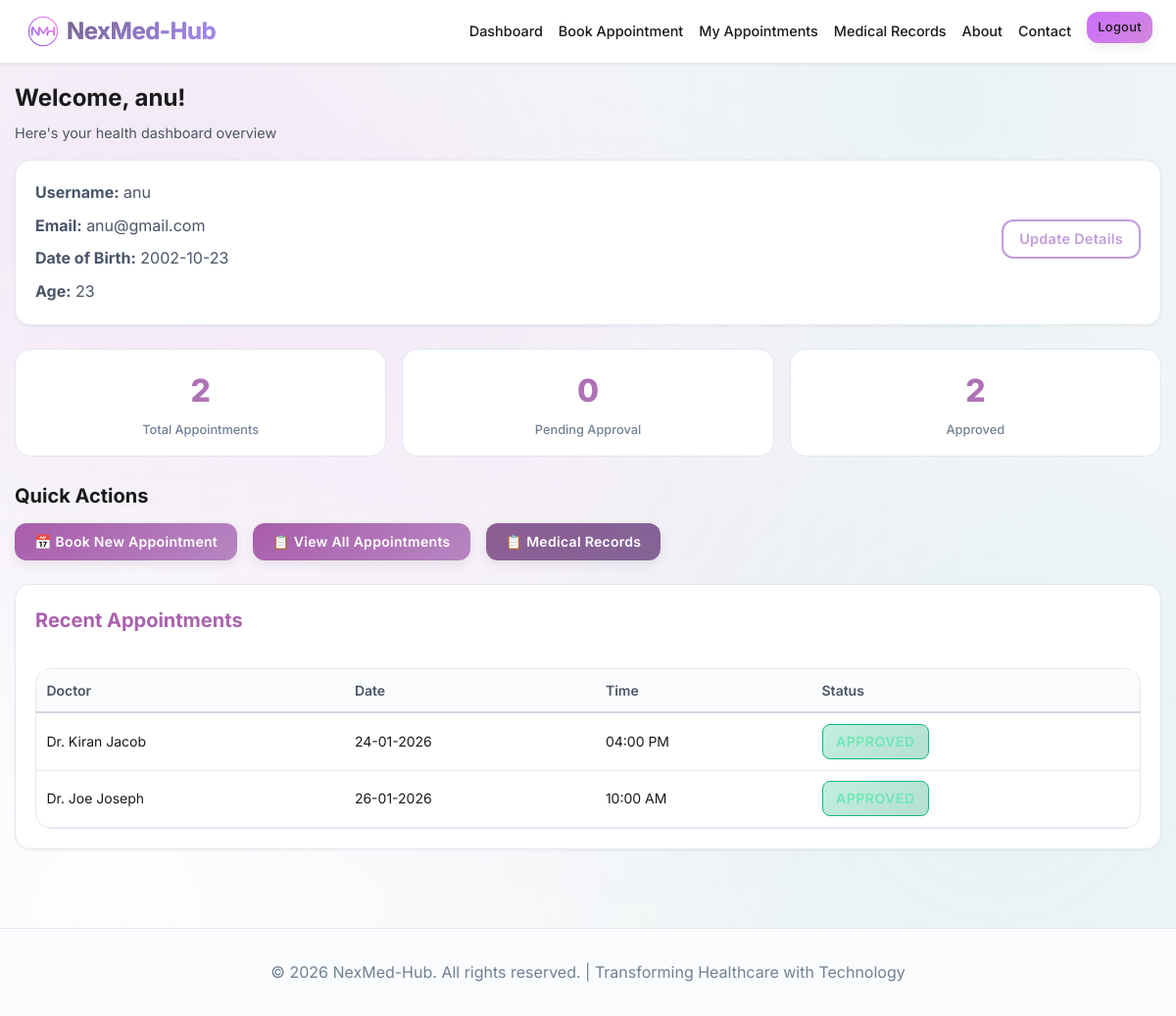
Screenshot of /patient/dashboard (signed in) with the database file from the repository.
### models.py (models this page shows, shortened)
class User(UserMixin, db.Model):
    __tablename__ = 'users'
    id = db.Column(db.Integer, primary_key=True)
    username = db.Column(db.String(80), unique=True, nullable=False)
    email = db.Column(db.String(120), unique=True, nullable=False) # Used for login and communications
    password_hash = db.Column(db.String(255), nullable=False) # Stored securely hashed
    role = db.Column(db.String(20), nullable=False, default='patient')  # Role-based access control: 'patient', 'admin', or 'doctor'
    created_at = db.Column(db.DateTime, default=datetime.utcnow)
    date_of_birth = db.Column(db.Date, nullable=True) # Required for patients
    appointments = db.relationship('Appointment', backref='patient', lazy=True, foreign_keys='Appointment.patient_id')
    patient_records = db.relationship('PatientRecord', backref='patient', lazy=True)
    doctor_profile = db.relationship('Doctor', backref='user', lazy=True, uselist=False)
    @property
    def age(self):
        if not self.date_of_birth:
            return None
        today = datetime.now().date()
        return today.year - self.date_of_birth.year - ((today.month, today.day) < (self.date_of_birth.month, self.date_of_birth.day))

class Appointment(db.Model):
    __tablename__ = 'appointments'
    id = db.Column(db.Integer, primary_key=True)
    patient_id = db.Column(db.Integer, db.ForeignKey('users.id'), nullable=False)
    doctor_id = db.Column(db.Integer, db.ForeignKey('doctors.id'), nullable=False)
    appointment_date = db.Column(db.Date, nullable=False)
    appointment_time = db.Column(db.String(10), nullable=False)  # Format: "09:00 AM"
    status = db.Column(db.String(20), default='pending')  # Status workflow: 'pending' -> 'approved' or 'rejected'
    reason = db.Column(db.Text) # Reason for visit provided by patient
    created_at = db.Column(db.DateTime, default=datetime.utcnow)

class Doctor(db.Model):
    __tablename__ = 'doctors'
    id = db.Column(db.Integer, primary_key=True)
    user_id = db.Column(db.Integer, db.ForeignKey('users.id'), unique=True, nullable=True)  # Link to User for login credentials
    name = db.Column(db.String(100), nullable=False) # Professional name displayed to patients
    specialization = db.Column(db.String(100), nullable=False) # e.g., "Cardiology", "General Physician"
    available_slots_per_day = db.Column(db.Integer, default=10) # Daily appointment capacity
    created_at = db.Column(db.DateTime, default=datetime.utcnow)
    appointments = db.relationship('Appointment', backref='doctor', lazy=True)
    patient_records = db.relationship('PatientRecord', backref='doctor', lazy=True)

### routes/patient.py (the view)
@patient_bp.route('/dashboard')
@patient_required
def dashboard():
    recent_appointments = Appointment.query.filter_by(patient_id=current_user.id)\
        .order_by(Appointment.created_at.desc()).limit(5).all()
    total_appointments = Appointment.query.filter_by(patient_id=current_user.id).count()
    pending_appointments = Appointment.query.filter_by(patient_id=current_user.id, status='pending').count()
    approved_appointments = Appointment.query.filter_by(patient_id=current_user.id, status='approved').count()
    return render_template('patient/dashboard.html',
                         recent_appointments=recent_appointments,
                         total_appointments=total_appointments,
                         pending_appointments=pending_appointments,
                         approved_appointments=approved_appointments)

### app.py (called while the page is built)
@login_manager.user_loader
def load_user(user_id):
    return User.query.get(int(user_id))

### routes/patient.py (called while the page is built)
def patient_required(f):
    @wraps(f)
    @login_required
    def decorated_function(*args, **kwargs):
        if current_user.role != 'patient':
            flash('Access denied. Patients only.', 'error')
            return redirect(url_for('index'))
        return f(*args, **kwargs)
    return decorated_function

### templates/patient/dashboard.html (shortened to what this page needs)
{% extends "base.html" %}
{% block content %}
<div class="container" style="padding: 1rem 15px;">
    <h1 style="font-size: 1.5rem; font-weight: 700; margin-bottom: 0.3rem;">Welcome, {{ current_user.username }}!
    </h1>
    <p style="color: var(--text-secondary); margin-bottom: 1rem; font-size: 0.9rem;">Here's your health dashboard
        overview</p>
    <div class="card" style="margin-bottom: 1.5rem;">
        <div class="card-body"
            style="display: flex; justify-content: space-between; align-items: center; flex-wrap: wrap; gap: 1rem;">
            <div>
                <div
                    style="display: grid; grid-template-columns: repeat(auto-fit, minmax(200px, 1fr)); gap: 0.5rem 2rem; color: var(--text-secondary);">
                    <div><strong>Username:</strong> {{ current_user.username }}</div>
                    <div><strong>Email:</strong> {{ current_user.email }}</div>
                    <div><strong>Date of Birth:</strong> {{ current_user.date_of_birth.strftime('%Y-%m-%d') if
                        current_user.date_of_birth else 'Not Set' }}</div>
                    <div><strong>Age:</strong> {{ current_user.age if current_user.age else 'N/A' }}</div>
                </div>
            </div>
            <div>
                <a href="{{ url_for('patient.update_profile') }}" class="btn btn-outline"
                    style="padding: 0.4rem 1rem; font-size: 0.9rem;">Update Details</a>
            </div>
        </div>
    </div>
    <div class="stats-grid">
        <a href="{{ url_for('patient.appointments') }}" style="text-decoration: none; color: inherit;">
            <div class="stat-card" style="cursor: pointer;">
                <div class="stat-value">{{ total_appointments }}</div>
                <div class="stat-label">Total Appointments</div>
            </div>
        </a>
        <a href="{{ url_for('patient.appointments') }}?status=pending" style="text-decoration: none; color: inherit;">
            <div class="stat-card" style="cursor: pointer;">
                <div class="stat-value">{{ pending_appointments }}</div>
                <div class="stat-label">Pending Approval</div>
            </div>
        </a>
        <a href="{{ url_for('patient.appointments') }}?status=approved" style="text-decoration: none; color: inherit;">
            <div class="stat-card" style="cursor: pointer;">
                <div class="stat-value">{{ approved_appointments }}</div>
                <div class="stat-label">Approved</div>
            </div>
        </a>
    </div>
    <div style="margin: 1.5rem 0;">
        <h2 style="font-size: 1.25rem; font-weight: 700; margin-bottom: 0.75rem;">Quick Actions</h2>
        <div class="flex gap-2">
            <a href="{{ url_for('patient.book_appointment') }}" class="btn btn-primary">📅 Book New Appointment</a>
            <a href="{{ url_for('patient.appointments') }}" class="btn btn-secondary">📋 View All Appointments</a>
            <a href="{{ url_for('patient.records') }}" class="btn btn-success">📋 Medical Records</a>
        </div>
    </div>
    <div class="card">
        <div class="card-header">
            <h3 class="card-title">Recent Appointments</h3>
        </div>
        <div class="card-body">
            {% if recent_appointments %}
            <div class="table-container" style="padding: 0;">
                <table>
                    <thead>
                        <tr>
                            <th>Doctor</th>
                            <th>Date</th>
                            <th>Time</th>
                            <th>Status</th>
                        </tr>
                    </thead>
                    <tbody>
                        {% for appointment in recent_appointments %}
                        <tr>
                            <td>{{ appointment.doctor.name }}</td>
                            <td>{{ appointment.appointment_date.strftime('%d-%m-%Y') }}</td>
                            <td>{{ appointment.appointment_time }}</td>
                            <td>
                                <span class="badge badge-{{ appointment.status }}">{{ appointment.status }}</span>
                            </td>
                        </tr>
                        {% endfor %}
                    </tbody>
                </table>
            </div>
            {% else %}
            <p style="text-align: center; color: var(--text-secondary); padding: 2rem;">No appointments yet. Book your
                next appointment!</p>
            {% endif %}
        </div>
    </div>
</div>
{% endblock %}

### rows the page displays
User: username "anu", email "anu@gmail.com", date_of_birth "2002-10-23", date_of_birth "23"
Appointment: doctor.name "Dr. Kiran Jacob", appointment_date "24-01-2026", appointment_time "04:00 PM", status "APPROVED"
Appointment: doctor.name "Dr. Joe Joseph", appointment_date "26-01-2026", appointment_time "10:00 AM", status "APPROVED"

### other values shown
{{ total_appointments }} "2"
{{ pending_appointments }} "0"
{{ approved_appointments }} "2"
